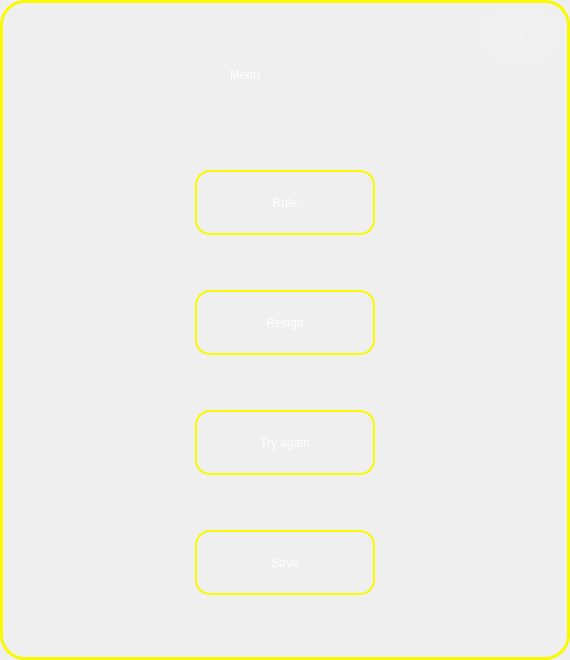
<?xml version="1.0" encoding="UTF-8"?>
<ui version="4.0">
 <class>RightClick</class>
 <widget class="QFrame" name="RightClick">
  <property name="geometry">
   <rect>
    <x>0</x>
    <y>0</y>
    <width>570</width>
    <height>660</height>
   </rect>
  </property>
  <property name="windowTitle">
   <string>Frame</string>
  </property>
  <property name="styleSheet">
   <string notr="true">#RightClick{
border-radius:25px;
border:3px solid rgb(249, 249, 0);
background-image: url(:/images/rule_background.png);
}</string>
  </property>
  <property name="frameShape">
   <enum>QFrame::StyledPanel</enum>
  </property>
  <property name="frameShadow">
   <enum>QFrame::Raised</enum>
  </property>
  <widget class="QLabel" name="menu">
   <property name="geometry">
    <rect>
     <x>230</x>
     <y>30</y>
     <width>150</width>
     <height>90</height>
    </rect>
   </property>
   <property name="styleSheet">
    <string notr="true">font: 36pt &quot;Blackadder ITC&quot;;
color:white;</string>
   </property>
   <property name="text">
    <string>Menu</string>
   </property>
  </widget>
  <widget class="QToolButton" name="rule">
   <property name="geometry">
    <rect>
     <x>195</x>
     <y>170</y>
     <width>180</width>
     <height>65</height>
    </rect>
   </property>
   <property name="styleSheet">
    <string notr="true">border-radius:15px;
border:2px solid rgb(249, 249, 0);
background-color: rgba(255, 255, 254, 0);
font: italic 20pt &quot;Bodoni MT&quot;;
color:white;</string>
   </property>
   <property name="text">
    <string>Rule</string>
   </property>
  </widget>
  <widget class="QToolButton" name="resign">
   <property name="geometry">
    <rect>
     <x>195</x>
     <y>290</y>
     <width>180</width>
     <height>65</height>
    </rect>
   </property>
   <property name="styleSheet">
    <string notr="true">border-radius:15px;
border:2px solid rgb(249, 249, 0);
background-color: rgba(255, 255, 254, 0);
font: italic 20pt &quot;Bodoni MT&quot;;
color:white;</string>
   </property>
   <property name="text">
    <string>Resign</string>
   </property>
  </widget>
  <widget class="QToolButton" name="tryAgain">
   <property name="geometry">
    <rect>
     <x>195</x>
     <y>410</y>
     <width>180</width>
     <height>65</height>
    </rect>
   </property>
   <property name="styleSheet">
    <string notr="true">border-radius:15px;
border:2px solid rgb(249, 249, 0);
background-color: rgba(255, 255, 254, 0);
font: italic 20pt &quot;Bodoni MT&quot;;
color:white;</string>
   </property>
   <property name="text">
    <string>Try again</string>
   </property>
  </widget>
  <widget class="QToolButton" name="back">
   <property name="geometry">
    <rect>
     <x>480</x>
     <y>10</y>
     <width>80</width>
     <height>50</height>
    </rect>
   </property>
   <property name="styleSheet">
    <string notr="true">font: 48pt &quot;Algerian&quot;;
color:white;
background-color: rgba(255, 255, 254, 20);
border-radius:25px;</string>
   </property>
   <property name="text">
    <string>→</string>
   </property>
  </widget>
  <widget class="QToolButton" name="save">
   <property name="geometry">
    <rect>
     <x>195</x>
     <y>530</y>
     <width>180</width>
     <height>65</height>
    </rect>
   </property>
   <property name="styleSheet">
    <string notr="true">border-radius:15px;
border:2px solid rgb(249, 249, 0);
background-color: rgba(255, 255, 254, 0);
font: italic 20pt &quot;Bodoni MT&quot;;
color:white;</string>
   </property>
   <property name="text">
    <string>Save</string>
   </property>
  </widget>
 </widget>
 <resources/>
 <connections/>
</ui>
